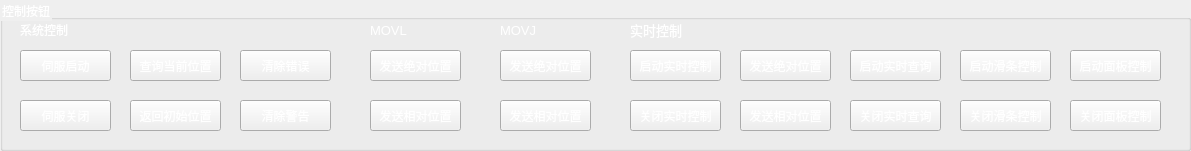
  <widget class="QGroupBox" name="ControlBox">
   <property name="geometry">
    <rect>
     <x>20</x>
     <y>560</y>
     <width>1191</width>
     <height>151</height>
    </rect>
   </property>
   <property name="styleSheet">
    <string notr="true">color: rgb(255, 255, 255);</string>
   </property>
   <property name="title">
    <string>控制按钮</string>
   </property>
   <widget class="QLabel" name="label_24">
    <property name="geometry">
     <rect>
      <x>370</x>
      <y>20</y>
      <width>54</width>
      <height>21</height>
     </rect>
    </property>
    <property name="text">
     <string>&lt;html&gt;&lt;head/&gt;&lt;body&gt;&lt;p&gt;&lt;span style=&quot; font-size:10pt;&quot;&gt;MOVL&lt;/span&gt;&lt;/p&gt;&lt;/body&gt;&lt;/html&gt;</string>
    </property>
    <property name="textFormat">
     <enum>Qt::AutoText</enum>
    </property>
    <property name="alignment">
     <set>Qt::AlignLeading|Qt::AlignLeft|Qt::AlignVCenter</set>
    </property>
   </widget>
   <widget class="QPushButton" name="SendRelPosButtonMovL">
    <property name="geometry">
     <rect>
      <x>370</x>
      <y>100</y>
      <width>91</width>
      <height>31</height>
     </rect>
    </property>
    <property name="styleSheet">
     <string notr="true">background-color: rgb(180, 180, 180);
color: rgb(0, 0, 0);
border-radius:3px;

QPushButton{
background-color: rgb(175, 175, 175);
border-radius:3px;
}

QPushButton:hover{
background-color: rgb(195, 195, 195);
border-radius:3px;
}

QPushButton:pressed{
background-color: rgb(205, 205, 205);
border-radius:3px;
}</string>
    </property>
    <property name="text">
     <string>发送相对位置</string>
    </property>
   </widget>
   <widget class="QLabel" name="label_26">
    <property name="geometry">
     <rect>
      <x>500</x>
      <y>20</y>
      <width>54</width>
      <height>21</height>
     </rect>
    </property>
    <property name="text">
     <string>&lt;html&gt;&lt;head/&gt;&lt;body&gt;&lt;p&gt;&lt;span style=&quot; font-size:10pt;&quot;&gt;MOVJ&lt;/span&gt;&lt;/p&gt;&lt;/body&gt;&lt;/html&gt;</string>
    </property>
    <property name="textFormat">
     <enum>Qt::AutoText</enum>
    </property>
    <property name="alignment">
     <set>Qt::AlignLeading|Qt::AlignLeft|Qt::AlignVCenter</set>
    </property>
   </widget>
   <widget class="QPushButton" name="SendAbsPosButtonMovL">
    <property name="geometry">
     <rect>
      <x>370</x>
      <y>50</y>
      <width>91</width>
      <height>31</height>
     </rect>
    </property>
    <property name="styleSheet">
     <string notr="true">background-color: rgb(180, 180, 180);
color: rgb(0, 0, 0);
border-radius:3px;

QPushButton{
background-color: rgb(175, 175, 175);
border-radius:3px;
}

QPushButton:hover{
background-color: rgb(195, 195, 195);
border-radius:3px;
}

QPushButton:pressed{
background-color: rgb(205, 205, 205);
border-radius:3px;
}</string>
    </property>
    <property name="text">
     <string>发送绝对位置</string>
    </property>
   </widget>
   <widget class="QLabel" name="label_27">
    <property name="geometry">
     <rect>
      <x>630</x>
      <y>20</y>
      <width>61</width>
      <height>21</height>
     </rect>
    </property>
    <property name="text">
     <string>&lt;html&gt;&lt;head/&gt;&lt;body&gt;&lt;p&gt;&lt;span style=&quot; font-size:10pt;&quot;&gt;实时控制&lt;/span&gt;&lt;/p&gt;&lt;/body&gt;&lt;/html&gt;</string>
    </property>
    <property name="textFormat">
     <enum>Qt::AutoText</enum>
    </property>
    <property name="alignment">
     <set>Qt::AlignLeading|Qt::AlignLeft|Qt::AlignVCenter</set>
    </property>
   </widget>
   <widget class="QPushButton" name="StartRealTimeCtrlButton">
    <property name="geometry">
     <rect>
      <x>630</x>
      <y>50</y>
      <width>91</width>
      <height>31</height>
     </rect>
    </property>
    <property name="styleSheet">
     <string notr="true">background-color: rgb(180, 180, 180);
color: rgb(0, 0, 0);
border-radius:3px;

QPushButton{
background-color: rgb(175, 175, 175);
border-radius:3px;
}

QPushButton:hover{
background-color: rgb(195, 195, 195);
border-radius:3px;
}

QPushButton:pressed{
background-color: rgb(205, 205, 205);
border-radius:3px;
}</string>
    </property>
    <property name="text">
     <string>启动实时控制</string>
    </property>
   </widget>
   <widget class="QPushButton" name="SendAbsPosButtonRT">
    <property name="geometry">
     <rect>
      <x>740</x>
      <y>50</y>
      <width>91</width>
      <height>31</height>
     </rect>
    </property>
    <property name="styleSheet">
     <string notr="true">background-color: rgb(180, 180, 180);
color: rgb(0, 0, 0);
border-radius:3px;

QPushButton{
background-color: rgb(175, 175, 175);
border-radius:3px;
}

QPushButton:hover{
background-color: rgb(195, 195, 195);
border-radius:3px;
}

QPushButton:pressed{
background-color: rgb(205, 205, 205);
border-radius:3px;
}</string>
    </property>
    <property name="text">
     <string>发送绝对位置</string>
    </property>
   </widget>
   <widget class="QPushButton" name="SendRelPosButtonRT">
    <property name="geometry">
     <rect>
      <x>740</x>
      <y>100</y>
      <width>91</width>
      <height>31</height>
     </rect>
    </property>
    <property name="styleSheet">
     <string notr="true">background-color: rgb(180, 180, 180);
color: rgb(0, 0, 0);
border-radius:3px;

QPushButton{
background-color: rgb(175, 175, 175);
border-radius:3px;
}

QPushButton:hover{
background-color: rgb(195, 195, 195);
border-radius:3px;
}

QPushButton:pressed{
background-color: rgb(205, 205, 205);
border-radius:3px;
}</string>
    </property>
    <property name="text">
     <string>发送相对位置</string>
    </property>
   </widget>
   <widget class="QPushButton" name="SendAbsPosButtonMovJ">
    <property name="geometry">
     <rect>
      <x>500</x>
      <y>50</y>
      <width>91</width>
      <height>31</height>
     </rect>
    </property>
    <property name="styleSheet">
     <string notr="true">background-color: rgb(180, 180, 180);
color: rgb(0, 0, 0);
border-radius:3px;

QPushButton{
background-color: rgb(175, 175, 175);
border-radius:3px;
}

QPushButton:hover{
background-color: rgb(195, 195, 195);
border-radius:3px;
}

QPushButton:pressed{
background-color: rgb(205, 205, 205);
border-radius:3px;
}</string>
    </property>
    <property name="text">
     <string>发送绝对位置</string>
    </property>
   </widget>
   <widget class="QPushButton" name="SendRelPosButtonMovJ">
    <property name="geometry">
     <rect>
      <x>500</x>
      <y>100</y>
      <width>91</width>
      <height>31</height>
     </rect>
    </property>
    <property name="styleSheet">
     <string notr="true">background-color: rgb(180, 180, 180);
color: rgb(0, 0, 0);
border-radius:3px;

QPushButton{
background-color: rgb(175, 175, 175);
border-radius:3px;
}

QPushButton:hover{
background-color: rgb(195, 195, 195);
border-radius:3px;
}

QPushButton:pressed{
background-color: rgb(205, 205, 205);
border-radius:3px;
}</string>
    </property>
    <property name="text">
     <string>发送相对位置</string>
    </property>
   </widget>
   <widget class="QPushButton" name="ClearErrorButton">
    <property name="geometry">
     <rect>
      <x>240</x>
      <y>50</y>
      <width>91</width>
      <height>31</height>
     </rect>
    </property>
    <property name="styleSheet">
     <string notr="true">background-color: rgb(180, 180, 180);
color: rgb(0, 0, 0);
border-radius:3px;

QPushButton{
background-color: rgb(175, 175, 175);
border-radius:3px;
}

QPushButton:hover{
background-color: rgb(195, 195, 195);
border-radius:3px;
}

QPushButton:pressed{
background-color: rgb(205, 205, 205);
border-radius:3px;
}</string>
    </property>
    <property name="text">
     <string>清除错误</string>
    </property>
   </widget>
   <widget class="QPushButton" name="ClearAlarmButton">
    <property name="geometry">
     <rect>
      <x>240</x>
      <y>100</y>
      <width>91</width>
      <height>31</height>
     </rect>
    </property>
    <property name="styleSheet">
     <string notr="true">background-color: rgb(180, 180, 180);
color: rgb(0, 0, 0);
border-radius:3px;

QPushButton{
background-color: rgb(175, 175, 175);
border-radius:3px;
}

QPushButton:hover{
background-color: rgb(195, 195, 195);
border-radius:3px;
}

QPushButton:pressed{
background-color: rgb(205, 205, 205);
border-radius:3px;
}</string>
    </property>
    <property name="text">
     <string>清除警告</string>
    </property>
   </widget>
   <widget class="QPushButton" name="GetInitPosButton">
    <property name="geometry">
     <rect>
      <x>130</x>
      <y>100</y>
      <width>91</width>
      <height>31</height>
     </rect>
    </property>
    <property name="styleSheet">
     <string notr="true">background-color: rgb(180, 180, 180);
color: rgb(0, 0, 0);
border-radius:3px;

QPushButton{
background-color: rgb(175, 175, 175);
border-radius:3px;
}

QPushButton:hover{
background-color: rgb(195, 195, 195);
border-radius:3px;
}

QPushButton:pressed{
background-color: rgb(205, 205, 205);
border-radius:3px;
}</string>
    </property>
    <property name="text">
     <string>返回初始位置</string>
    </property>
   </widget>
   <widget class="QPushButton" name="GetCurPosButton">
    <property name="geometry">
     <rect>
      <x>130</x>
      <y>50</y>
      <width>91</width>
      <height>31</height>
     </rect>
    </property>
    <property name="styleSheet">
     <string notr="true">background-color: rgb(180, 180, 180);
color: rgb(0, 0, 0);
border-radius:3px;

QPushButton{
background-color: rgb(175, 175, 175);
border-radius:3px;
}

QPushButton:hover{
background-color: rgb(195, 195, 195);
border-radius:3px;
}

QPushButton:pressed{
background-color: rgb(205, 205, 205);
border-radius:3px;
}</string>
    </property>
    <property name="text">
     <string>查询当前位置</string>
    </property>
   </widget>
   <widget class="QPushButton" name="ServoOFFButton">
    <property name="geometry">
     <rect>
      <x>20</x>
      <y>100</y>
      <width>91</width>
      <height>31</height>
     </rect>
    </property>
    <property name="styleSheet">
     <string notr="true">background-color: rgb(180, 180, 180);
color: rgb(0, 0, 0);
border-radius:3px;

QPushButton{
background-color: rgb(175, 175, 175);
border-radius:3px;
}

QPushButton:hover{
background-color: rgb(195, 195, 195);
border-radius:3px;
}

QPushButton:pressed{
background-color: rgb(205, 205, 205);
border-radius:3px;
}</string>
    </property>
    <property name="text">
     <string>伺服关闭</string>
    </property>
   </widget>
   <widget class="QPushButton" name="ServoONButton">
    <property name="geometry">
     <rect>
      <x>20</x>
      <y>50</y>
      <width>91</width>
      <height>31</height>
     </rect>
    </property>
    <property name="styleSheet">
     <string notr="true">background-color: rgb(180, 180, 180);
color: rgb(0, 0, 0);
border-radius:3px;

QPushButton{
background-color: rgb(175, 175, 175);
border-radius:3px;
}

QPushButton:hover{
background-color: rgb(195, 195, 195);
border-radius:3px;
}

QPushButton:pressed{
background-color: rgb(205, 205, 205);
border-radius:3px;
}</string>
    </property>
    <property name="text">
     <string>伺服启动</string>
    </property>
   </widget>
   <widget class="QPushButton" name="StopRealTimeCtrlButton">
    <property name="geometry">
     <rect>
      <x>630</x>
      <y>100</y>
      <width>91</width>
      <height>31</height>
     </rect>
    </property>
    <property name="styleSheet">
     <string notr="true">background-color: rgb(180, 180, 180);
color: rgb(0, 0, 0);
border-radius:3px;

QPushButton{
background-color: rgb(175, 175, 175);
border-radius:3px;
}

QPushButton:hover{
background-color: rgb(195, 195, 195);
border-radius:3px;
}

QPushButton:pressed{
background-color: rgb(205, 205, 205);
border-radius:3px;
}</string>
    </property>
    <property name="text">
     <string>关闭实时控制</string>
    </property>
   </widget>
   <widget class="QPushButton" name="StartSlideSCtrlButton">
    <property name="geometry">
     <rect>
      <x>960</x>
      <y>50</y>
      <width>91</width>
      <height>31</height>
     </rect>
    </property>
    <property name="styleSheet">
     <string notr="true">background-color: rgb(180, 180, 180);
color: rgb(0, 0, 0);
border-radius:3px;

QPushButton{
background-color: rgb(175, 175, 175);
border-radius:3px;
}

QPushButton:hover{
background-color: rgb(195, 195, 195);
border-radius:3px;
}

QPushButton:pressed{
background-color: rgb(205, 205, 205);
border-radius:3px;
}</string>
    </property>
    <property name="text">
     <string>启动滑条控制</string>
    </property>
   </widget>
   <widget class="QPushButton" name="StopSlideCtrlButton">
    <property name="geometry">
     <rect>
      <x>960</x>
      <y>100</y>
      <width>91</width>
      <height>31</height>
     </rect>
    </property>
    <property name="styleSheet">
     <string notr="true">background-color: rgb(180, 180, 180);
color: rgb(0, 0, 0);
border-radius:3px;

QPushButton{
background-color: rgb(175, 175, 175);
border-radius:3px;
}

QPushButton:hover{
background-color: rgb(195, 195, 195);
border-radius:3px;
}

QPushButton:pressed{
background-color: rgb(205, 205, 205);
border-radius:3px;
}</string>
    </property>
    <property name="text">
     <string>关闭滑条控制</string>
    </property>
   </widget>
   <widget class="QPushButton" name="StopGetRTPosButton">
    <property name="geometry">
     <rect>
      <x>850</x>
      <y>100</y>
      <width>91</width>
      <height>31</height>
     </rect>
    </property>
    <property name="styleSheet">
     <string notr="true">background-color: rgb(180, 180, 180);
color: rgb(0, 0, 0);
border-radius:3px;

QPushButton{
background-color: rgb(175, 175, 175);
border-radius:3px;
}

QPushButton:hover{
background-color: rgb(195, 195, 195);
border-radius:3px;
}

QPushButton:pressed{
background-color: rgb(205, 205, 205);
border-radius:3px;
}</string>
    </property>
    <property name="text">
     <string>关闭实时查询</string>
    </property>
   </widget>
   <widget class="QPushButton" name="StartGetRTPosButton">
    <property name="geometry">
     <rect>
      <x>850</x>
      <y>50</y>
      <width>91</width>
      <height>31</height>
     </rect>
    </property>
    <property name="styleSheet">
     <string notr="true">background-color: rgb(180, 180, 180);
color: rgb(0, 0, 0);
border-radius:3px;

QPushButton{
background-color: rgb(175, 175, 175);
border-radius:3px;
}

QPushButton:hover{
background-color: rgb(195, 195, 195);
border-radius:3px;
}

QPushButton:pressed{
background-color: rgb(205, 205, 205);
border-radius:3px;
}</string>
    </property>
    <property name="text">
     <string>启动实时查询</string>
    </property>
   </widget>
   <widget class="QLabel" name="label_25">
    <property name="geometry">
     <rect>
      <x>20</x>
      <y>20</y>
      <width>54</width>
      <height>21</height>
     </rect>
    </property>
    <property name="text">
     <string>&lt;html&gt;&lt;head/&gt;&lt;body&gt;&lt;p&gt;系统控制&lt;/p&gt;&lt;/body&gt;&lt;/html&gt;</string>
    </property>
    <property name="textFormat">
     <enum>Qt::AutoText</enum>
    </property>
    <property name="alignment">
     <set>Qt::AlignLeading|Qt::AlignLeft|Qt::AlignVCenter</set>
    </property>
   </widget>
   <widget class="QPushButton" name="StopBoardCtrlButton">
    <property name="geometry">
     <rect>
      <x>1070</x>
      <y>100</y>
      <width>91</width>
      <height>31</height>
     </rect>
    </property>
    <property name="styleSheet">
     <string notr="true">background-color: rgb(180, 180, 180);
color: rgb(0, 0, 0);
border-radius:3px;

QPushButton{
background-color: rgb(175, 175, 175);
border-radius:3px;
}

QPushButton:hover{
background-color: rgb(195, 195, 195);
border-radius:3px;
}

QPushButton:pressed{
background-color: rgb(205, 205, 205);
border-radius:3px;
}</string>
    </property>
    <property name="text">
     <string>关闭面板控制</string>
    </property>
   </widget>
   <widget class="QPushButton" name="StartBoardButton">
    <property name="geometry">
     <rect>
      <x>1070</x>
      <y>50</y>
      <width>91</width>
      <height>31</height>
     </rect>
    </property>
    <property name="styleSheet">
     <string notr="true">background-color: rgb(180, 180, 180);
color: rgb(0, 0, 0);
border-radius:3px;

QPushButton{
background-color: rgb(175, 175, 175);
border-radius:3px;
}

QPushButton:hover{
background-color: rgb(195, 195, 195);
border-radius:3px;
}

QPushButton:pressed{
background-color: rgb(205, 205, 205);
border-radius:3px;
}</string>
    </property>
    <property name="text">
     <string>启动面板控制</string>
    </property>
   </widget>
  </widget>
